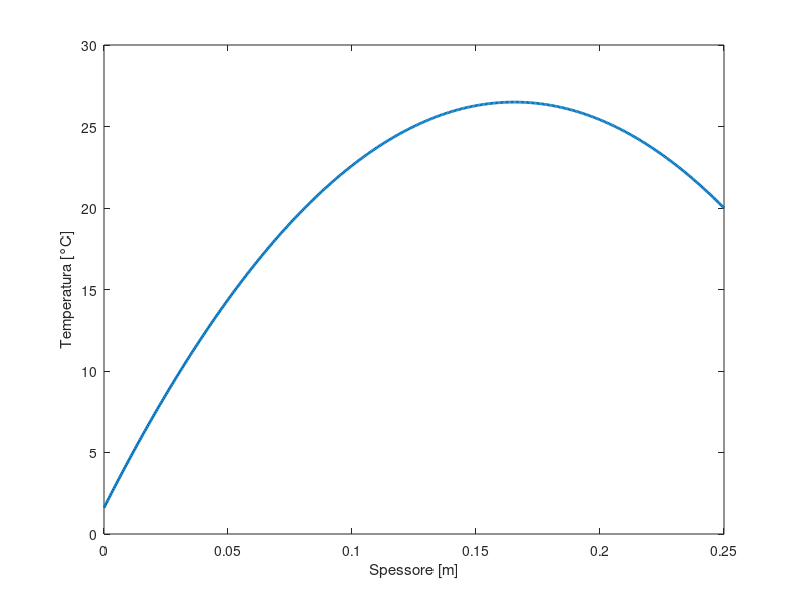

The MATLAB source for this figure:
% Esercitazione 7, esercizio 3
% Simone Canevarolo
% S269893
% 29/11/2023

clear all
close all
clc

%%

kk = 0.55; % conducibilità termica, W/(m*K)
hext = 25; % coefficiente di scambio termico, W/(m^2*K)
Text = -5; % temperatura, °C
Tint = 20; % temperatura, °C
qv = 1e3; % generazione interna di calore, W/m^2
ll = 25e-2; % spessore, m

dx = 5e-4; % m
xx = (0:dx:ll)';
NN = length(xx); 

%%

sub_diag = ones(NN,1);
main_diag = -2*ones(NN,1);
sup_diag = sub_diag;

Band = [[sub_diag(2:end);0],main_diag,[0;sup_diag(1:end-1)]];

AA = spdiags(Band,-1:1,NN,NN);

bb = -qv*dx^2/kk*ones(NN,1);

%%

% Robin

AA(1,1) = 1+kk/(dx*hext);
AA(1,2) = -kk/(hext*dx);
bb(1) = Text;

% Dirichlet

AA(end,end-1) = 0;
AA(end,end) = 1;
bb(end) = Tint;

TT = AA\bb;

Tmax = max(TT)

%%

figure(1)
plot(xx,TT,'LineWidth',2)
xlabel('Spessore [m]');
ylabel('Temperatura [°C]');
